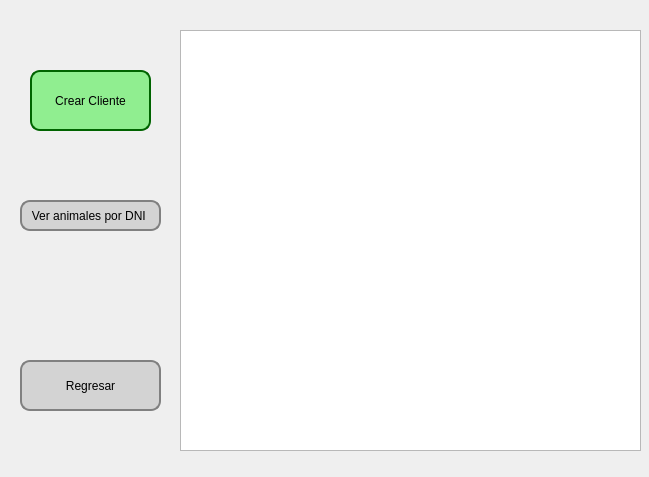
<?xml version="1.0" encoding="UTF-8"?>
<ui version="4.0">
 <class>MainWindow</class>
 <widget class="QWidget" name="MainWindow">
  <property name="geometry">
   <rect>
    <x>0</x>
    <y>0</y>
    <width>649</width>
    <height>477</height>
   </rect>
  </property>
  <property name="windowTitle">
   <string>Gestión de Clientes</string>
  </property>
  <widget class="QPushButton" name="botonCliente">
   <property name="geometry">
    <rect>
     <x>30</x>
     <y>70</y>
     <width>121</width>
     <height>61</height>
    </rect>
   </property>
   <property name="styleSheet">
    <string notr="true">QPushButton {
    background-color: lightgreen;
    color: Black;
    border: 2px solid #006400;
    border-radius: 10px;
    padding: 5px;
}

QPushButton:hover {
    background-color: #00b300;
}

QPushButton:pressed {
    background-color: #004d00;
}
</string>
   </property>
   <property name="text">
    <string>Crear Cliente</string>
   </property>
  </widget>
  <widget class="QPushButton" name="botonRegresar">
   <property name="geometry">
    <rect>
     <x>20</x>
     <y>360</y>
     <width>141</width>
     <height>51</height>
    </rect>
   </property>
   <property name="styleSheet">
    <string notr="true">QPushButton {
    background-color: lightgray;
    color: black;
    border: 2px solid gray;
    border-radius: 10px;
    padding: 5px;
}

QPushButton:hover {
    background-color: silver;
}

QPushButton:pressed {
    background-color: darkgray;
}
</string>
   </property>
   <property name="text">
    <string>Regresar</string>
   </property>
  </widget>
  <widget class="QTableView" name="tableViewClientes">
   <property name="geometry">
    <rect>
     <x>180</x>
     <y>30</y>
     <width>461</width>
     <height>421</height>
    </rect>
   </property>
   <property name="minimumSize">
    <size>
     <width>451</width>
     <height>0</height>
    </size>
   </property>
   <property name="styleSheet">
    <string notr="true">
</string>
   </property>
   <attribute name="verticalHeaderVisible">
    <bool>false</bool>
   </attribute>
  </widget>
  <widget class="QPushButton" name="filtra_animales">
   <property name="geometry">
    <rect>
     <x>20</x>
     <y>200</y>
     <width>141</width>
     <height>31</height>
    </rect>
   </property>
   <property name="styleSheet">
    <string notr="true">QPushButton {
    background-color: lightgray;
    color: black;
    border: 2px solid gray;
    border-radius: 10px;
    padding: 5px;
}

QPushButton:hover {
    background-color: silver;
}

QPushButton:pressed {
    background-color: darkgray;
}
</string>
   </property>
   <property name="text">
    <string>Ver animales por DNI </string>
   </property>
  </widget>
 </widget>
 <resources/>
 <connections/>
</ui>
